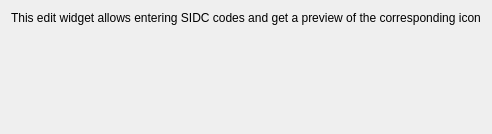
<?xml version="1.0" encoding="UTF-8"?>
<ui version="4.0">
 <class>Form</class>
 <widget class="QWidget" name="Form">
  <property name="geometry">
   <rect>
    <x>0</x>
    <y>0</y>
    <width>492</width>
    <height>134</height>
   </rect>
  </property>
  <property name="windowTitle">
   <string>Form</string>
  </property>
  <layout class="QGridLayout" name="gridLayout">
   <item row="0" column="0" colspan="2">
    <widget class="QLabel" name="label">
     <property name="text">
      <string>This edit widget allows entering SIDC codes and get a preview of the corresponding icon</string>
     </property>
    </widget>
   </item>
   <item row="1" column="0" colspan="2">
    <spacer name="verticalSpacer">
     <property name="orientation">
      <enum>Qt::Vertical</enum>
     </property>
     <property name="sizeHint" stdset="0">
      <size>
       <width>20</width>
       <height>259</height>
      </size>
     </property>
    </spacer>
   </item>
  </layout>
 </widget>
 <resources/>
 <connections/>
</ui>
